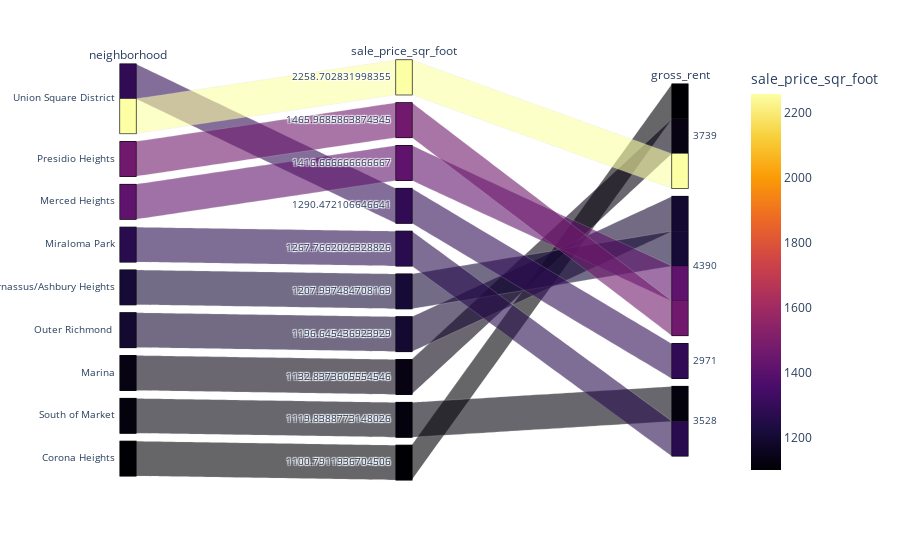

The notebook cell this image was saved under:
### Markdown cell above
### Create a parallel coordinates plot and parallel categories plot of most expensive neighborhoods in San Francisco per year

### Code cell
# Parallel Categories Plot
px.parallel_categories(
    TOP10_NSF,
    dimensions=["neighborhood", "sale_price_sqr_foot", "gross_rent"],
    color="sale_price_sqr_foot",
    color_continuous_scale=px.colors.sequential.Inferno,
    labels={
        "type": "Neighborhood",
        "region": "Sales Price pSqFt",
        "prop_size": "Gross Rent",
    },
)

### Figure 1 — Plotly figure (JSON) as saved in the notebook; plotly's stock layout.template omitted (floating-point values rounded to 4 significant figures)
{"data": [{"dimensions": [{"label": "neighborhood", "values": ["Union Square District", "Presidio Heights", "Merced Heights", "Union Square District", "Miraloma Park", "Parnassus/Ashbury Heights", "Outer Richmond ", "Marina", "South of Market", "Corona Heights"]}, {"label": "sale_price_sqr_foot", "values": [2259.0, 1466.0, 1417.0, 1290.0, 1268.0, 1208.0, 1197.0, 1133.0, 1120.0, 1101.0]}, {"label": "gross_rent", "values": [3739, 4390, 4390, 2971, 3528, 4390, 4390, 3739, 3528, 3739]}], "domain": {"x": [0, 1], "y": [0, 1]}, "line": {"color": [2259.0, 1466.0, 1417.0, 1290.0, 1268.0, 1208.0, 1197.0, 1133.0, 1120.0, 1101.0], "coloraxis": "coloraxis"}, "name": "", "type": "parcats"}], "layout": {"autosize": true, "coloraxis": {"colorbar": {"title": {"text": "sale_price_sqr_foot"}}, "colorscale": [[0, "#000004"], [0.1111, "#1b0c41"], [0.2222, "#4a0c6b"], [0.3333, "#781c6d"], [0.4444, "#a52c60"], [0.5556, "#cf4446"], [0.6667, "#ed6925"], [0.7778, "#fb9b06"], [0.8889, "#f7d13d"], [1, "#fcffa4"]]}, "legend": {"tracegroupgap": 0}, "margin": {"t": 60}}}
